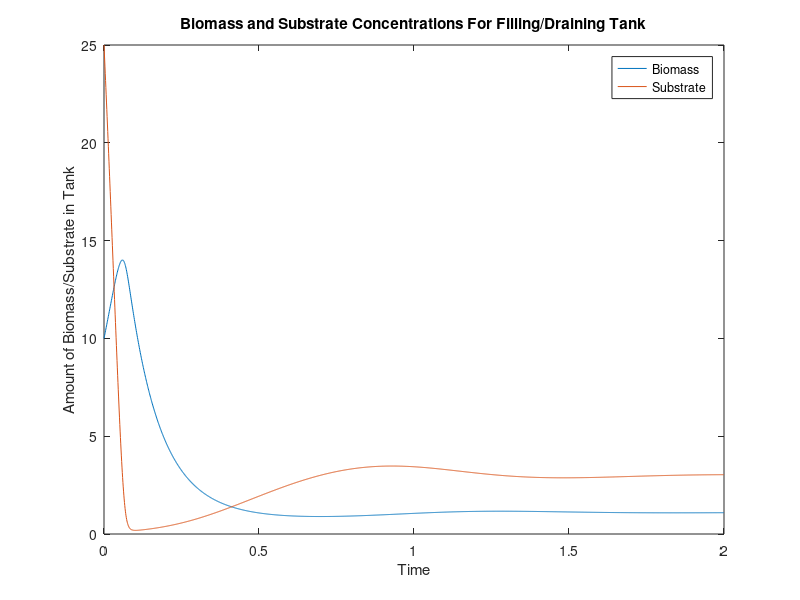

Here is the MATLAB script that generated this plot:
%% Heun's Method, Biomass and Substrate Concetration in Bulk Liquid 

clear; clc
% Inputs
xo=10; %initial biomass concentration in bulk liquid
So=25; %initial substrate concentration in bulk liquid
V=.1; %[tank volume,m^3]
Qdot=1; %[flow rate in/out, m^3]
Sin=25; %Inflow of substrates to tank, [g/m^3]
mmax=20; %max specific growth rate
Km=3; %Monod half-saturation coefficient(growth transitions from sat. to linear)
Yxs=0.5; %ratio of substrate consumed to biomass produced

%Time Constraints
tFin=2; %[s]
dt=1e-3; %Interval
N=tFin/dt; %Number of steps

%S = @(x) Sin-(V/Qdot)*x+(V^2/Qdot); %Substrate concentration wrt biomass
%x = @(S) (Qdot*Sin/V)-(S*Qdot/V)+V; %Biomass wrt substrate concetration
%m = @(x,S) ((mmax*S)/(Km+S)); %Monod Growth Kinetics

dsdt = @(x,t,S) -((((mmax*S)/(Km+S))*x)/Yxs)+Qdot*Sin-Qdot*S; %Substrate Concentration Change wrt time
dxdt = @(x,t,S) (((mmax*S)/(Km+S))-(Qdot/V))*x; %Biomass Concentration Change wrt time


%Preallocation
t = zeros(1,N); %Time
x = zeros(1,N); %Biomass Concentration in bulk liquid
S = zeros(1,N); %Substrate in bulk liquid

%Initial Conditions
t(1)=0;
x(1)=xo;
S(1)=So;

for i = 1:N-1

    t(i+1) = t(i) + dt;
    
    xstar = x(i) + dt*dxdt(x(i),t(i),S(i));
    Sstar = S(i) + dt*dsdt(x(i),t(i),S(i));
    
    x(i+1) = x(i) + dt/2*(dxdt(x(i),t(i),S(i))+dxdt(xstar,t(i+1),Sstar));
    S(i+1) = S(i) + dt/2*(dsdt(x(i),t(i),S(i))+dsdt(xstar,t(i+1),Sstar)); 
    
 
end


%% plot
figure(1); clf(1)
plot(t,x)
hold on
plot(t,S)
title('Biomass and Substrate Concentrations For Filling/Draining Tank')
xlabel('Time')
ylabel('Amount of Biomass/Substrate in Tank')
legend('Biomass','Substrate')

